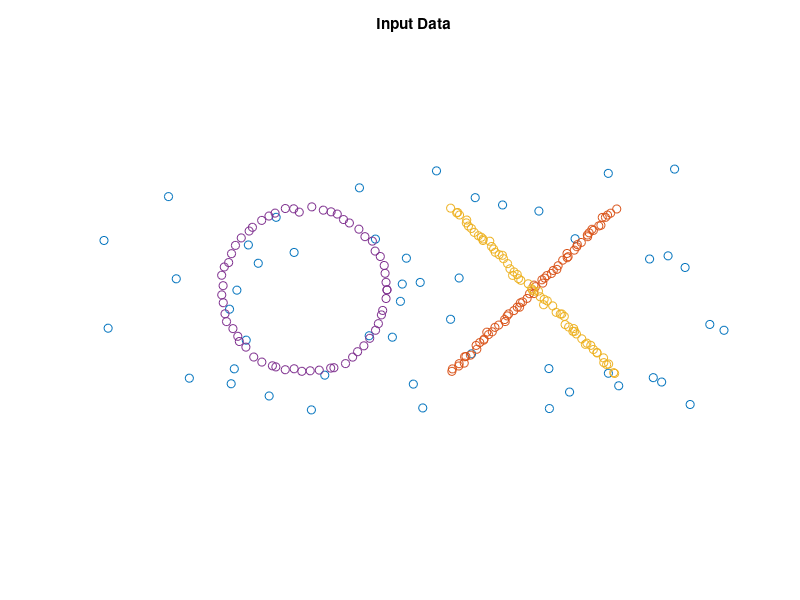

MATLAB code to generate this figure: (Note: this script raises an error after producing the figure.)
% This snippet provides a simple demo of Multi-Link
% a multi-class multi-model fitting clustering algorithm based on
% preferences, presented in:  
% % Magri, Leveni, Boracchi, MultiLink: Multi-class Structure Recovery 
% via Agglomerative Clustering and Model Selection. CVPR 2021

%%
addpath(genpath('../multiLink_beta'))
%%  load data
clear all;
close all;
temp = load('data/ticktoe.mat');
X = temp.X;
G = temp.G;
clear temp;

figure;
gscatter(X(1,:),X(2,:),G);
legend off, axis off, axis equal;
title('Input Data');

%% preference embedding with multiple model class

% mixed hypotheses sampling: lines and circles
optsSampling.m = 2000; % number of hypotheses
optsSampling.sampling = 'localized';
optsSampling.robust = 'on';
optsSampling.voting = 'gauss';
% sampling lines
optsl = optsSampling;
optsl.model = 'line';
Sl = computeResi(X,optsl);
% sampling circles
optsc = optsSampling;
optsc.model = 'circle';
Sc =  computeResi(X,optsc);
% preference computation
epsi = 2e-2; % inlier threhsold
[Sl.P] = resiToP(Sl.R,epsi);
[Sc.P] = resiToP(Sc.R,epsi);
P =[Sl.P,Sc.P];

%% agglomerative clustering with model selection
modelType = 'lc'; % alternative  models line (l) and circle (c)
gricParam.lambda1 = 1;
gricParam.lambda2 = 2;
gricParam.sigma = epsi;
C = multiLink(X,P,modelType,gricParam);
thCard = 10; % prune small clusters, e.g. using the cardinality of the mss
Cpruned = prune_small_clust(C,thCard);

%% estimated clusters
figure; 
gscatter(X(1,:),X(2,:),Cpruned);
legend off, axis off, axis equal;
title('Estimated Clusters');